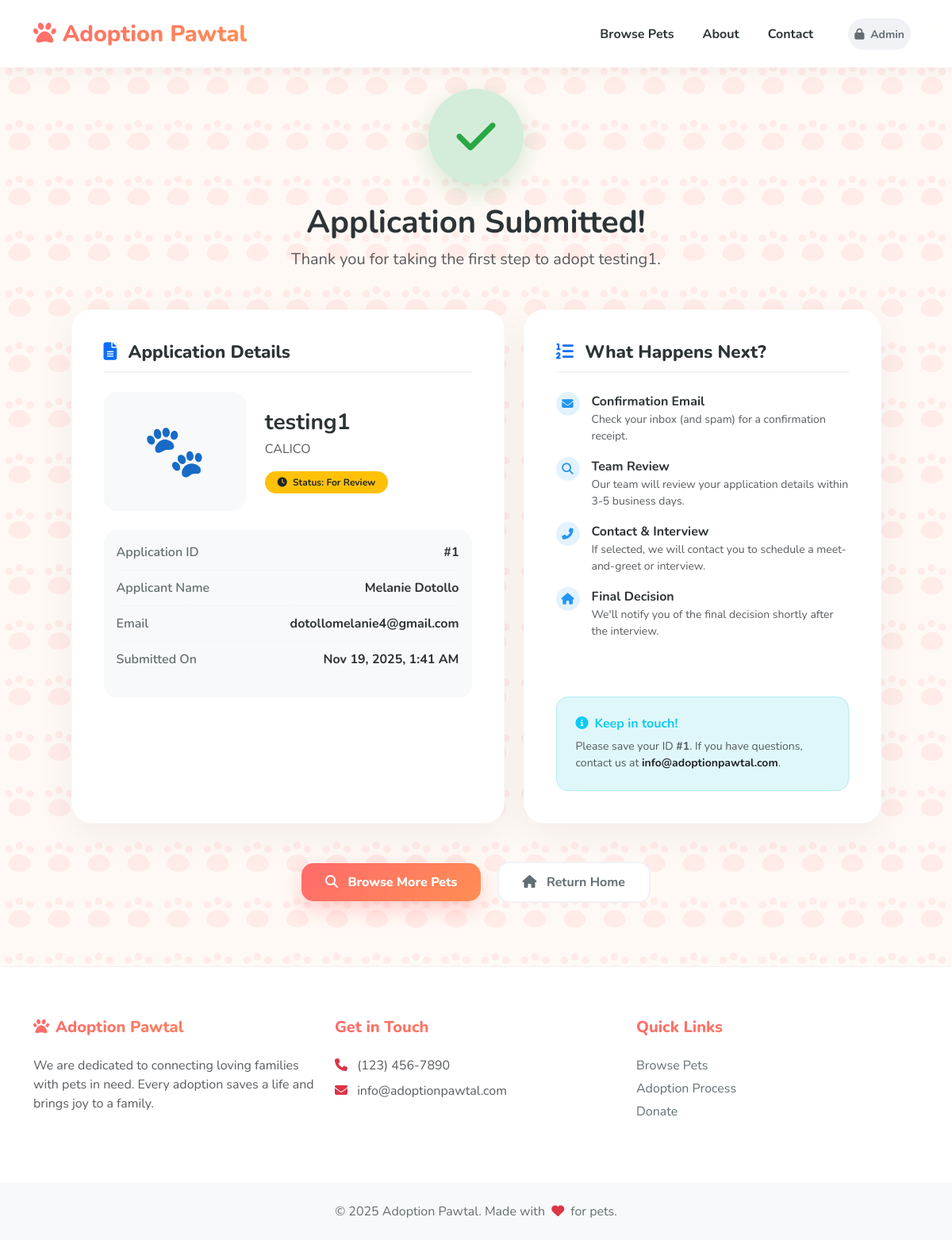
The app's page /pet-adoption-system/public/success.php?app_id=1 with its own data.
### tables this page shows
CREATE TABLE `adoption_applications` (
  `application_id` int(11) NOT NULL,
  `adopter_id` int(11) NOT NULL,
  `animal_id` varchar(20) NOT NULL,
  `application_date` timestamp NOT NULL DEFAULT current_timestamp(),
  `status` enum('For Review','For Interview','Accepted','Rejected') DEFAULT 'For Review',
  `notes` text DEFAULT NULL,
  `interview_scheduled_date` datetime DEFAULT NULL,
  `decision_date` date DEFAULT NULL,
  `rejection_reason` text DEFAULT NULL,
  `updated_at` timestamp NOT NULL DEFAULT current_timestamp() ON UPDATE current_timestamp()
);

CREATE TABLE `pets` (
  `animal_id` varchar(20) NOT NULL,
  `intake_type` varchar(50) NOT NULL,
  `intake_date` date NOT NULL,
  `pet_name` varchar(100) NOT NULL,
  `animal_type` varchar(50) NOT NULL,
  `pet_age` varchar(50) NOT NULL,
  `pet_size` varchar(20) NOT NULL,
  `color` varchar(100) NOT NULL,
  `breed` varchar(100) NOT NULL,
  `sex` char(1) NOT NULL,
  `adoption_status` enum('Available','Pending','Reserved','Trial') DEFAULT 'Available',
  `photo_path` varchar(255) DEFAULT NULL,
  `description` text DEFAULT NULL,
  `created_at` timestamp NOT NULL DEFAULT current_timestamp()
);

CREATE TABLE `adopters` (
  `adopter_id` int(11) NOT NULL,
  `first_name` varchar(100) NOT NULL,
  `last_name` varchar(100) NOT NULL,
  `email` varchar(150) NOT NULL,
  `phone` varchar(20) NOT NULL,
  `address` text NOT NULL,
  `city` varchar(100) NOT NULL,
  `postal_code` varchar(20) NOT NULL,
  `household_type` enum('House','Apartment','Condo','Other') NOT NULL,
  `has_other_pets` tinyint(1) NOT NULL,
  `other_pets_details` text DEFAULT NULL,
  `has_children` tinyint(1) NOT NULL,
  `children_ages` varchar(100) DEFAULT NULL,
  `experience_level` enum('First-time','Some Experience','Experienced') NOT NULL,
  `reason_for_adoption` text NOT NULL,
  `reference1_name` varchar(100) DEFAULT NULL,
  `reference1_phone` varchar(20) DEFAULT NULL,
  `reference1_relationship` varchar(50) DEFAULT NULL,
  `reference2_name` varchar(100) DEFAULT NULL,
  `reference2_phone` varchar(20) DEFAULT NULL,
  `reference2_relationship` varchar(50) DEFAULT NULL,
  `created_at` timestamp NOT NULL DEFAULT current_timestamp()
);

### pet-adoption-system/public/success.php (the view, shortened to what this page needs)
<?php
require_once '../config/database.php';
$app_id = $_GET['app_id'] ?? '';
$stmt = $pdo->prepare("
    SELECT aa.*,
           CONCAT(a.first_name, ' ', a.last_name) as adopter_name,
           a.email,
           p.pet_name,
           p.animal_type,
           p.photo_path,
           p.breed
    FROM adoption_applications aa
    JOIN adopters a ON aa.adopter_id = a.adopter_id
    JOIN pets p ON aa.animal_id = p.animal_id
    WHERE aa.application_id = ?
");
$stmt->execute([$app_id]);
$application = $stmt->fetch();
?>
<!DOCTYPE html>
<html lang="en">
<head>
    <link href="https://cdn.jsdelivr.net/npm/bootstrap@5.3.0/dist/css/bootstrap.min.css" rel="stylesheet">
    <link rel="stylesheet" href="https://cdnjs.cloudflare.com/ajax/libs/font-awesome/6.4.0/css/all.min.css">
</head>
<body>
    <nav class="navbar navbar-expand-lg fixed-top">
        <div class="container">
            <a class="navbar-brand" href="index.php">
                <i class="fas fa-paw me-2"></i>Adoption Pawtal
            </a>
            <div class="collapse navbar-collapse" id="navbarNav">
                <ul class="navbar-nav ms-auto align-items-center">
                    <li class="nav-item"><a class="nav-link" href="index.php">Browse Pets</a></li>
                    <li class="nav-item"><a class="nav-link" href="index.php#about">About</a></li>
                    <li class="nav-item"><a class="nav-link" href="index.php#contact">Contact</a></li>
                    <li class="nav-item ms-lg-3">
                        <a class="nav-link btn-admin" href="../admin/login.php">
                            <small><i class="fas fa-lock me-1"></i> Admin</small>
                        </a>
                    </li>
                </ul>
            </div>
        </div>
    </nav>
    <div class="container">
        <div class="success-header">
            <div class="success-icon-circle">
                <i class="fas fa-check success-icon"></i>
            </div>
            <h1 class="fw-bolder mb-2">Application Submitted!</h1>
            <p class="text-muted fs-5">Thank you for taking the first step to adopt <?= htmlspecialchars($application['pet_name']) ?>.</p>
        </div>
        <div class="row g-4 justify-content-center">
            <div class="col-lg-6">
                <div class="content-card">
                    <h4 class="card-title-custom"><i class="fas fa-file-alt me-2 text-primary"></i> Application Details</h4>
                    <div class="row mb-4 align-items-center">
                        <div class="col-md-5 mb-3 mb-md-0">
                            <?php if ($application['photo_path'] && file_exists('../' . $application['photo_path'])): ?>
                                <img src="../<?= htmlspecialchars($application['photo_path']) ?>" class="pet-thumb" alt="<?= htmlspecialchars($application['pet_name']) ?>">
                            <?php else: ?>
                                <div class="bg-light rounded-4 d-flex align-items-center justify-content-center" style="height: 150px; font-size: 4rem;">
                                    🐾
                                </div>
                            <?php endif; ?>
                        </div>
                        <div class="col-md-7">
                            <h3 class="fw-bold mb-1"><?= htmlspecialchars($application['pet_name']) ?></h3>
                            <p class="text-muted mb-3"><?= htmlspecialchars($application['breed']) ?></p>
                            <span class="badge bg-warning text-dark px-3 py-2 rounded-pill">
                                <i class="fas fa-clock me-1"></i> Status: For Review
                            </span>
                        </div>
                    </div>
                    <div class="bg-light p-3 rounded-4">
                        <div class="detail-row">
                            <span class="detail-label">Application ID</span>
                            <span class="detail-value">#<?= htmlspecialchars($app_id) ?></span>
                        </div>
                        <div class="detail-row">
                            <span class="detail-label">Applicant Name</span>
                            <span class="detail-value"><?= htmlspecialchars($application['adopter_name']) ?></span>
                        </div>
                        <div class="detail-row">
                            <span class="detail-label">Email</span>
                            <span class="detail-value"><?= htmlspecialchars($application['email']) ?></span>
                        </div>
                        <div class="detail-row">
                            <span class="detail-label">Submitted On</span>
                            <span class="detail-value"><?= date('M j, Y, g:i A', strtotime($application['application_date'])) ?></span>
                        </div>
                    </div>
                </div>
            </div>
            <div class="col-lg-5">
                <div class="content-card d-flex flex-column h-100">
                    <h4 class="card-title-custom"><i class="fas fa-list-ol me-2 text-primary"></i> What Happens Next?</h4>
                    <ul class="list-unstyled next-steps-list mb-4">
                        <li>
                            <div class="step-icon"><i class="fas fa-envelope"></i></div>
                            <div>
                                <strong>Confirmation Email</strong>
                                <div class="text-muted small">Check your inbox (and spam) for a confirmation receipt.</div>
                            </div>
                        </li>
                        <li>
                            <div class="step-icon"><i class="fas fa-search"></i></div>
                            <div>
                                <strong>Team Review</strong>
                                <div class="text-muted small">Our team will review your application details within 3-5 business days.</div>
                            </div>
                        </li>
                        <li>
                            <div class="step-icon"><i class="fas fa-phone-alt"></i></div>
                            <div>
                                <strong>Contact & Interview</strong>
                                <div class="text-muted small">If selected, we will contact you to schedule a meet-and-greet or interview.</div>
                            </div>
                        </li>
                        <li>
                            <div class="step-icon"><i class="fas fa-home"></i></div>
                            <div>
                                <strong>Final Decision</strong>
                                <div class="text-muted small">We'll notify you of the final decision shortly after the interview.</div>
                            </div>
                        </li>
                    </ul>
                    <div class="info-box mt-auto">
                        <h6 class="fw-bold text-info mb-2"><i class="fas fa-info-circle me-2"></i>Keep in touch!</h6>
                        <p class="small mb-0 text-muted">
                            Please save your ID <strong>#<?= htmlspecialchars($app_id) ?></strong>. If you have questions, contact us at <strong class="text-dark">info@adoptionpawtal.com</strong>.
                        </p>
                    </div>
                </div>
            </div>
        </div>
        <div class="text-center mt-5 mb-5">
            <a href="index.php" class="btn-gradient me-3">
                <i class="fas fa-search me-2"></i> Browse More Pets
            </a>
            <a href="index.php" class="btn-outline">
                <i class="fas fa-home me-2"></i> Return Home
            </a>
        </div>
    </div>
    <footer>
        <div class="container">
            <div class="row">
                <div class="col-md-4 mb-4">
                    <h5 class="footer-title"><i class="fas fa-paw me-2"></i>Adoption Pawtal</h5>
                    <p class="text-muted">We are dedicated to connecting loving families with pets in need. Every adoption saves a life and brings joy to a family.</p>
                </div>
                <div class="col-md-4 mb-4">
                    <h5 class="footer-title">Get in Touch</h5>
                    <ul class="list-unstyled text-muted">
                        <li class="mb-2"><i class="fas fa-phone me-2 text-danger"></i> (123) 456-7890</li>
                        <li class="mb-2"><i class="fas fa-envelope me-2 text-danger"></i> info@adoptionpawtal.com</li>
                    </ul>
                </div>
                <div class="col-md-4 mb-4">
                    <h5 class="footer-title">Quick Links</h5>
                    <div class="footer-links">
                        <a href="index.php">Browse Pets</a>
                        <a href="#">Adoption Process</a>
                        <a href="#">Donate</a>
                    </div>
                </div>
            </div>
        </div>
        <div class="copyright text-center">
            <div class="container">
                <p class="mb-0">&copy; 2025 Adoption Pawtal. Made with <i class="fas fa-heart text-danger mx-1"></i> for pets.</p>
            </div>
        </div>
    </footer>
</body>
</html>

### pet-adoption-system/public/success.php (style rules this page uses)
:root { --brand-gradient: linear-gradient(135deg, #FF6B6B 0%, #FF8E53 100%); --secondary-gradient: linear-gradient(135deg, #4facfe 0%, #00f2fe 100%); --primary-color: #FF6B6B; --secondary-color: #FF8E53; --text-dark: #2d3436; --text-muted: #636e72; --bg-soft: #fff9f5; }
body { font-family: 'Nunito', sans-serif; background-color: var(--bg-soft); background-image: var(--paw-pattern); color: var(--text-dark); padding-top: 80px; }
.navbar { background: rgba(255, 255, 255, 0.95) !important; backdrop-filter: blur(10px); box-shadow: 0 4px 20px rgba(0,0,0,0.05); padding: 1rem 0; }
.navbar-brand { font-weight: 800; font-size: 1.8rem; background: var(--brand-gradient); -webkit-background-clip: text; -webkit-text-fill-color: transparent; }
.nav-link { font-weight: 700; color: var(--text-dark) !important; margin: 0 10px; transition: color 0.3s; }
.btn-admin { background-color: #f1f2f6; border-radius: 50px; padding: 8px 20px; color: var(--text-muted) !important; }
.success-header { text-align: center; margin-bottom: 3rem; margin-top: 2rem; }
.success-icon-circle { width: 120px; height: 120px; background: #d4edda; border-radius: 50%; display: flex; align-items: center; justify-content: center; margin: 0 auto 1.5rem; box-shadow: 0 10px 30px rgba(40, 167, 69, 0.2); animation: popIn 0.6s cubic-bezier(0.175, 0.885, 0.32, 1.275); }
.success-icon { font-size: 3.5rem; color: #28a745; }
.content-card { background: white; border-radius: 25px; box-shadow: 0 15px 50px rgba(0,0,0,0.05); padding: 2.5rem; border: 1px solid rgba(0,0,0,0.02); margin-bottom: 2rem; height: 100%; }
.card-title-custom { color: var(--text-dark); font-weight: 800; margin-bottom: 1.5rem; font-size: 1.4rem; border-bottom: 2px solid #f1f2f6; padding-bottom: 10px; }
.detail-row { display: flex; justify-content: space-between; margin-bottom: 10px; padding-bottom: 10px; border-bottom: 1px dashed #f1f2f6; }
.detail-row:last-child { border-bottom: none; }
.detail-label { color: var(--text-muted); font-weight: 600; }
.detail-value { font-weight: 700; color: var(--text-dark); text-align: right; }
.next-steps-list li { margin-bottom: 1rem; display: flex; align-items: flex-start; }
.step-icon { background: #e3f2fd; color: #2196f3; width: 30px; height: 30px; border-radius: 50%; display: flex; align-items: center; justify-content: center; margin-right: 15px; flex-shrink: 0; font-size: 0.9rem; }
.info-box { background: #e0f7fa; border-radius: 15px; padding: 1.5rem; border: 1px solid #b2ebf2; }
.btn-gradient { background: var(--brand-gradient); border: none; color: white; border-radius: 15px; padding: 12px 30px; font-weight: 800; box-shadow: 0 10px 25px rgba(255, 107, 107, 0.3); transition: all 0.3s; text-decoration: none; display: inline-block; }
.btn-outline { border: 2px solid #f1f2f6; background: white; color: var(--text-muted); border-radius: 15px; padding: 12px 30px; font-weight: 700; text-decoration: none; transition: all 0.3s; display: inline-block; }
footer { background: white; color: var(--text-dark); padding-top: 4rem; margin-top: 5rem; border-top: 1px solid rgba(0,0,0,0.05); }
.footer-title { font-weight: 800; margin-bottom: 1.5rem; background: var(--brand-gradient); -webkit-background-clip: text; -webkit-text-fill-color: transparent; }
.footer-links a { color: var(--text-muted); text-decoration: none; margin-bottom: 5px; display: block; }
.copyright { background: #f8f9fa; padding: 1.5rem 0; margin-top: 3rem; color: var(--text-muted); }

### records on screen
adoption_applications: animal.pet_name "testing1", animal.breed "CALICO", adopter.email "dotollomelanie4@gmail.com", application_date "Nov 19, 2025, 1:41 AM"

### other values on screen
$app_id "1"
$application['adopter_name'] "Melanie Dotollo"
